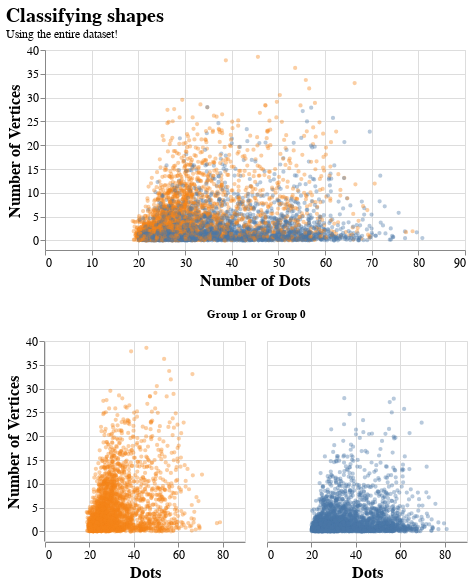

Notebook code for this chart:
### Code cell
plot_title = alt.TitleParams(
    "Classifying shapes",
    subtitle=["Using a larger dataset!"],
)

plot_title = alt.TitleParams(
    "Classifying shapes",
    subtitle=["Using the entire dataset!"],
)

top = (
    alt.Chart(dfc2)
    .mark_point(size=5, opacity=0.4, clip=True)
    .encode(
        alt.X(
            "age",
            scale=alt.Scale(
                domain=[0, 90],
                nice=False,
            ),
            axis=alt.Axis(grid=True),
            title="Number of Dots",
        ),
        alt.Y(
            "priors",
            scale=alt.Scale(domain=[-2, 40], nice=False),
            axis=alt.Axis(values=list(np.arange(-2, 45)[2::5])),
            title="Number of Vertices",
        ),
        alt.Color("recidivate:N", legend=None),
    )
).properties(title=plot_title, width=420, height=200)

chart = (
    alt.Chart(dfc2)
    .mark_point(size=5, opacity=0.4, clip=True)
    .encode(
        alt.X(
            "age",
            scale=alt.Scale(
                domain=[0, 90],
                nice=False,
            ),
            axis=alt.Axis(grid=True),
            title="Dots",
        ),
        alt.Y(
            "priors",
            scale=alt.Scale(domain=[-2, 40], nice=False),
            axis=alt.Axis(values=list(np.arange(-2, 45)[2::5])),
            title="Number of Vertices",
        ),
        alt.Color("recidivate:N", legend=None),
        alt.Facet(
            "recidivate:N",
            title="Group 1 or Group 0",
            header=alt.Header(labelFontSize=0),
            sort="descending",
        ),
    )
).properties(width=200, height=200)

final = (
    (top & chart)
    .configure_title(anchor="start", fontSize=20)
    .configure_axis(labelFontSize=12, titleFontSize=16)
)

final

### Figure 1 — Vega-Lite specification as saved in the notebook (floating-point values rounded to 4 significant figures; data arrays with more than 128 entries replaced by an {"elided": "..."} marker saying what was removed)
{"config": {"view": {"continuousWidth": 400, "continuousHeight": 300}, "axis": {"labelFontSize": 12, "titleFontSize": 16}, "title": {"anchor": "start", "fontSize": 20}}, "vconcat": [{"mark": {"type": "point", "clip": true, "opacity": 0.4, "size": 5}, "encoding": {"color": {"field": "recidivate", "legend": null, "type": "nominal"}, "x": {"axis": {"grid": true}, "field": "age", "scale": {"domain": [0, 90], "nice": false}, "title": "Number of Dots", "type": "quantitative"}, "y": {"axis": {"values": [0.0, 5.0, 10.0, 15.0, 20.0, 25.0, 30.0, 35.0, 40.0]}, "field": "priors", "scale": {"domain": [-2, 40], "nice": false}, "title": "Number of Vertices", "type": "quantitative"}}, "height": 200, "title": {"text": "Classifying shapes", "subtitle": ["Using the entire dataset!"]}, "width": 420}, {"mark": {"type": "point", "clip": true, "opacity": 0.4, "size": 5}, "encoding": {"color": {"field": "recidivate", "legend": null, "type": "nominal"}, "facet": {"field": "recidivate", "header": {"labelFontSize": 0}, "sort": "descending", "title": "Group 1 or Group 0", "type": "nominal"}, "x": {"axis": {"grid": true}, "field": "age", "scale": {"domain": [0, 90], "nice": false}, "title": "Dots", "type": "quantitative"}, "y": {"axis": {"values": [0.0, 5.0, 10.0, 15.0, 20.0, 25.0, 30.0, 35.0, 40.0]}, "field": "priors", "scale": {"domain": [-2, 40], "nice": false}, "title": "Number of Vertices", "type": "quantitative"}}, "height": 200, "width": 200}], "data": {"name": "data-1a89d9400b21b2a06dea8521308a220f"}, "$schema": "https://vega.github.io/schema/vega-lite/v4.17.0.json", "datasets": {"data-1a89d9400b21b2a06dea8521308a220f": {"elided": "5278 records"}}}
